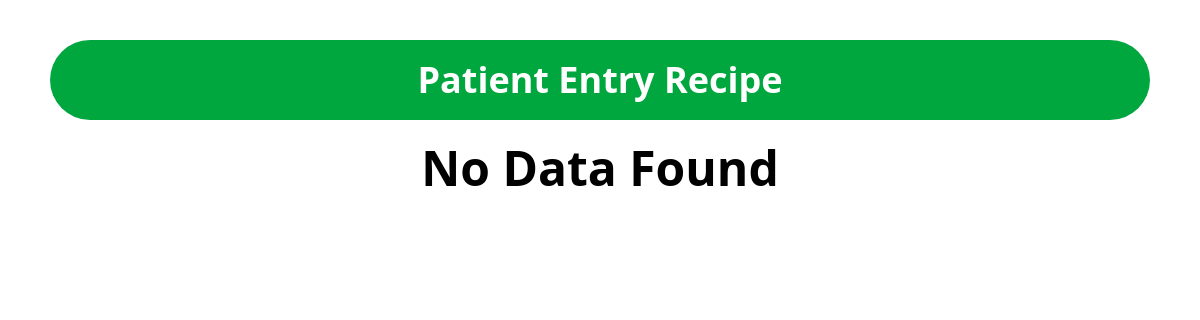
/patient-info/10/, run on an earlier commit of the app's database.
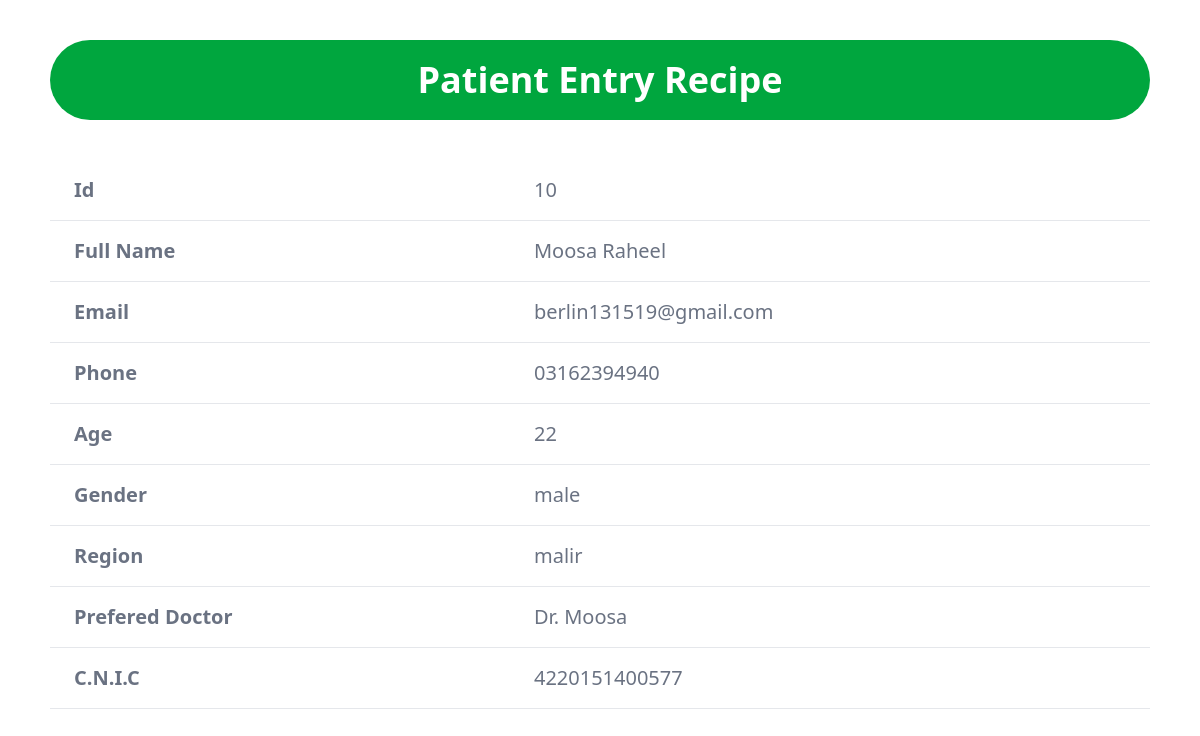
And on a later commit of the database.
### hms_operator/models.py (models this page shows, shortened)
class Patient(models.Model):
    full_name = models.CharField(max_length=120)
    email = models.EmailField(max_length=70)
    phone = models.CharField(max_length=15)
    age = models.PositiveIntegerField()
    gender = models.CharField(choices=GENDER_CHOICES)
    region = models.CharField(max_length=20, choices=REGION_CHOICES)
    prefered_doctor = models.CharField(max_length=20, choices=DOCTORS)
    cnic = models.CharField(max_length=13)
    date = models.DateField(auto_now=True)
    time = models.TimeField(auto_now=True)

### base/views.py (the view)
# urls.py: path("patient-info/<int:id>/", views.patient_info)
def patient_info(request,id):
    try:
        patient = Patient.objects.get(pk=id)
        patient = model_to_dict(patient)
    except:
        patient = None
    return render(request, "patient_info.html", {"patient" : patient})

### base/templates/patient_info.html (shortened to what this page needs)
{% extends "base.html" %}
{% load static %}
{% block content %}
<div class="w-11/12 mx-auto my-10 print-area">
    <h1 class="bg-green-600 lg:text-4xl text-2xl text-center text-white font-bold lg:py-5 py-2 rounded-full">Patient Entry Recipe</h1>
<div class="relative overflow-x-auto ">
    {% if patient %}
    <table class="w-full text-left rtl:text-right text-gray-500  mt-10 lg:text-xl text:lg">
        <tbody>
            {% for key, value in patient.items %}
             <tr class="bg-white border-b 0 border-gray-200">
                <td class="lg:px-6 px-3 lg:py-4 py-2 font-bold">
                    {% if key == "prefered_doctor" %}
                    Prefered Doctor
                    {% elif key == "cnic" %}
                    C.N.I.C
                    {% elif key == "full_name" %}
                    Full Name
                    {% else %}
                    {{key | capfirst}}
                    {% endif %}
                </td>
                <td class="lg:px-6 px-3 lg:py-4 py-2">
                    {{value}}
                </td>
            </tr>
            {% endfor %}
        </tbody>
    </table>
    {% else %}
    <h2 class="text-center text-5xl font-bold my-6">No Data Found</h2>
    {% endif %}
</div>
</div>
{% endblock content %}

What changed in the data, as far as the page shows it:
added Patient: patient "Moosa Raheel" "berlin131519@gmail.com" "03162394940" "male" "malir" "Dr. Moosa" "4220151400577"
Also different on the page:
new list line: "Id 10"
new list line: "Full Name"
new list line: "Email"
new list line: "Phone"
new list line: "Age 22"
new list line: "Gender"
new list line: "Region"
new list line: "Prefered Doctor"
new list line: "C.N.I.C"
text no longer shown: "No Data Found"
